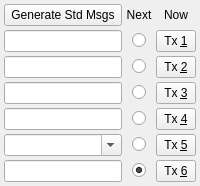
               <widget class="QWidget" name="tab">
                <attribute name="title">
                 <string>1</string>
                </attribute>
                <layout class="QGridLayout" name="gridLayout_7">
                 <property name="leftMargin">
                  <number>4</number>
                 </property>
                 <property name="topMargin">
                  <number>4</number>
                 </property>
                 <property name="rightMargin">
                  <number>4</number>
                 </property>
                 <property name="bottomMargin">
                  <number>4</number>
                 </property>
                 <property name="spacing">
                  <number>4</number>
                 </property>
                 <item row="0" column="0">
                  <layout class="QGridLayout" name="gridLayout_6">
                   <item row="6" column="1" alignment="Qt::AlignHCenter">
                    <widget class="QRadioButton" name="txrb6">
                     <property name="toolTip">
                      <string>Send this message in next Tx interval</string>
                     </property>
                     <property name="styleSheet">
                      <string notr="true"/>
                     </property>
                     <property name="text">
                      <string/>
                     </property>
                     <property name="shortcut">
                      <string>Ctrl+6</string>
                     </property>
                     <property name="checked">
                      <bool>true</bool>
                     </property>
                    </widget>
                   </item>
                   <item row="0" column="1">
                    <widget class="QLabel" name="label_5">
                     <property name="toolTip">
                      <string>Queue up the next Tx message</string>
                     </property>
                     <property name="text">
                      <string>Next</string>
                     </property>
                     <property name="alignment">
                      <set>Qt::AlignCenter</set>
                     </property>
                    </widget>
                   </item>
                   <item row="1" column="0">
                    <widget class="QLineEdit" name="tx1">
                     <property name="text">
                      <string/>
                     </property>
                    </widget>
                   </item>
                   <item row="4" column="1" alignment="Qt::AlignHCenter">
                    <widget class="DoubleClickableRadioButton" name="txrb4">
                     <property name="toolTip">
                      <string>&lt;html&gt;&lt;head/&gt;&lt;body&gt;&lt;p&gt;Send this message in next Tx interval&lt;/p&gt;&lt;p&gt;Double-click to toggle between RRR and RR73 messages in Tx4 (not allowed for type 2 compound call holders)&lt;/p&gt;&lt;p&gt;RR73 messages should only be used when you are reasonably confident that no message repetitions will be required&lt;/p&gt;&lt;/body&gt;&lt;/html&gt;</string>
                     </property>
                     <property name="accessibleDescription">
                      <string>Send this message in next Tx interval
Double-click to toggle between RRR and RR73 messages in Tx4 (not allowed for type 2 compound call holders)
RR73 messages should only be used when you are reasonably confident that no message repetitions will be required</string>
                     </property>
                     <property name="styleSheet">
                      <string notr="true"/>
                     </property>
                     <property name="text">
                      <string/>
                     </property>
                     <property name="shortcut">
                      <string>Ctrl+4</string>
                     </property>
                    </widget>
                   </item>
                   <item row="1" column="1" alignment="Qt::AlignHCenter">
                    <widget class="DoubleClickableRadioButton" name="txrb1">
                     <property name="toolTip">
                      <string>&lt;html&gt;&lt;head/&gt;&lt;body&gt;&lt;p&gt;Send this message in next Tx interval&lt;/p&gt;&lt;p&gt;Double click to toggle the use of the Tx1 message to start a QSO with a station (not allowed for type 1 compound call holders)&lt;/p&gt;&lt;/body&gt;&lt;/html&gt;</string>
                     </property>
                     <property name="accessibleDescription">
                      <string>Send this message in next Tx interval
Double click to toggle the use of the Tx1 message to start a QSO with a station (not allowed for type 1 compound call holders)</string>
                     </property>
                     <property name="styleSheet">
                      <string notr="true"/>
                     </property>
                     <property name="text">
                      <string/>
                     </property>
                     <property name="shortcut">
                      <string>Ctrl+1</string>
                     </property>
                    </widget>
                   </item>
                   <item row="6" column="0">
                    <widget class="QLineEdit" name="tx6">
                     <property name="text">
                      <string/>
                     </property>
                    </widget>
                   </item>
                   <item row="5" column="2">
                    <widget class="DoubleClickablePushButton" name="txb5">
                     <property name="maximumSize">
                      <size>
                       <width>50</width>
                       <height>16777215</height>
                      </size>
                     </property>
                     <property name="toolTip">
                      <string>&lt;html&gt;&lt;head/&gt;&lt;body&gt;&lt;p&gt;Switch to this Tx message NOW&lt;/p&gt;&lt;p&gt;Double-click to reset to the standard 73 message&lt;/p&gt;&lt;/body&gt;&lt;/html&gt;</string>
                     </property>
                     <property name="accessibleDescription">
                      <string>Switch to this Tx message NOW
Double-click to reset to the standard 73 message</string>
                     </property>
                     <property name="styleSheet">
                      <string notr="true">padding-left: 5%; padding-right: 5%; padding-top: 3%; padding-bottom: 3%</string>
                     </property>
                     <property name="text">
                      <string>Tx &amp;5</string>
                     </property>
                     <property name="shortcut">
                      <string>Alt+5</string>
                     </property>
                    </widget>
                   </item>
                   <item row="2" column="2">
                    <widget class="QPushButton" name="txb2">
                     <property name="maximumSize">
                      <size>
                       <width>50</width>
                       <height>16777215</height>
                      </size>
                     </property>
                     <property name="toolTip">
                      <string>Switch to this Tx message NOW</string>
                     </property>
                     <property name="styleSheet">
                      <string notr="true">padding-left: 5%; padding-right: 5%; padding-top: 3%; padding-bottom: 3%</string>
                     </property>
                     <property name="text">
                      <string>Tx &amp;2</string>
                     </property>
                     <property name="shortcut">
                      <string>Alt+2</string>
                     </property>
                    </widget>
                   </item>
                   <item row="2" column="0">
                    <widget class="QLineEdit" name="tx2"/>
                   </item>
                   <item row="0" column="2">
                    <widget class="QLabel" name="label_2">
                     <property name="toolTip">
                      <string>Switch to this Tx message NOW</string>
                     </property>
                     <property name="text">
                      <string>Now</string>
                     </property>
                     <property name="alignment">
                      <set>Qt::AlignCenter</set>
                     </property>
                    </widget>
                   </item>
                   <item row="2" column="1" alignment="Qt::AlignHCenter">
                    <widget class="QRadioButton" name="txrb2">
                     <property name="toolTip">
                      <string>Send this message in next Tx interval</string>
                     </property>
                     <property name="styleSheet">
                      <string notr="true"/>
                     </property>
                     <property name="text">
                      <string/>
                     </property>
                     <property name="shortcut">
                      <string>Ctrl+2</string>
                     </property>
                    </widget>
                   </item>
                   <item row="4" column="0">
                    <widget class="QLineEdit" name="tx4"/>
                   </item>
                   <item row="3" column="0">
                    <widget class="QLineEdit" name="tx3"/>
                   </item>
                   <item row="0" column="0">
                    <widget class="QPushButton" name="genStdMsgsPushButton">
                     <property name="toolTip">
                      <string>Generate standard messages for minimal QSO</string>
                     </property>
                     <property name="text">
                      <string>Generate Std Msgs</string>
                     </property>
                    </widget>
                   </item>
                   <item row="3" column="2">
                    <widget class="QPushButton" name="txb3">
                     <property name="maximumSize">
                      <size>
                       <width>50</width>
                       <height>16777215</height>
                      </size>
                     </property>
                     <property name="toolTip">
                      <string>Switch to this Tx message NOW</string>
                     </property>
                     <property name="styleSheet">
                      <string notr="true">padding-left: 5%; padding-right: 5%; padding-top: 3%; padding-bottom: 3%</string>
                     </property>
                     <property name="text">
                      <string>Tx &amp;3</string>
                     </property>
                     <property name="shortcut">
                      <string>Alt+3</string>
                     </property>
                    </widget>
                   </item>
                   <item row="4" column="2">
                    <widget class="DoubleClickablePushButton" name="txb4">
                     <property name="maximumSize">
                      <size>
                       <width>50</width>
                       <height>16777215</height>
                      </size>
                     </property>
                     <property name="toolTip">
                      <string>&lt;html&gt;&lt;head/&gt;&lt;body&gt;&lt;p&gt;Switch to this Tx message NOW&lt;/p&gt;&lt;p&gt;Double-click to toggle between RRR and RR73 messages in Tx4 (not allowed for type2 compound call holders)&lt;/p&gt;&lt;p&gt;RR73 messages should only be used when you are reasonably confident that no message repetitions will be required&lt;/p&gt;&lt;/body&gt;&lt;/html&gt;</string>
                     </property>
                     <property name="accessibleDescription">
                      <string>Switch to this Tx message NOW
Double-click to toggle between RRR and RR73 messages in Tx4 (not allowed for type2 compound call holders)
RR73 messages should only be used when you are reasonably confident that no message repetitions will be required</string>
                     </property>
                     <property name="styleSheet">
                      <string notr="true">padding-left: 5%; padding-right: 5%; padding-top: 3%; padding-bottom: 3%</string>
                     </property>
                     <property name="text">
                      <string>Tx &amp;4</string>
                     </property>
                     <property name="shortcut">
                      <string>Alt+4</string>
                     </property>
                    </widget>
                   </item>
                   <item row="1" column="2">
                    <widget class="DoubleClickablePushButton" name="txb1">
                     <property name="minimumSize">
                      <size>
                       <width>40</width>
                       <height>0</height>
                      </size>
                     </property>
                     <property name="maximumSize">
                      <size>
                       <width>50</width>
                       <height>16777215</height>
                      </size>
                     </property>
                     <property name="toolTip">
                      <string>&lt;html&gt;&lt;head/&gt;&lt;body&gt;&lt;p&gt;Switch to this Tx message NOW&lt;/p&gt;&lt;p&gt;Double click to toggle the use of the Tx1 message to start a QSO with a station (not allowed for type 1 compound call holders)&lt;/p&gt;&lt;/body&gt;&lt;/html&gt;</string>
                     </property>
                     <property name="accessibleDescription">
                      <string>Switch to this Tx message NOW
Double click to toggle the use of the Tx1 message to start a QSO with a station (not allowed for type 1 compound call holders)</string>
                     </property>
                     <property name="layoutDirection">
                      <enum>Qt::LeftToRight</enum>
                     </property>
                     <property name="styleSheet">
                      <string notr="true">padding-left: 5%; padding-right: 5%; padding-top: 3%; padding-bottom: 3%</string>
                     </property>
                     <property name="text">
                      <string>Tx &amp;1</string>
                     </property>
                     <property name="shortcut">
                      <string>Alt+1</string>
                     </property>
                    </widget>
                   </item>
                   <item row="6" column="2">
                    <widget class="QPushButton" name="txb6">
                     <property name="maximumSize">
                      <size>
                       <width>50</width>
                       <height>16777215</height>
                      </size>
                     </property>
                     <property name="toolTip">
                      <string>Switch to this Tx message NOW</string>
                     </property>
                     <property name="styleSheet">
                      <string notr="true">padding-left: 5%; padding-right: 5%; padding-top: 3%; padding-bottom: 3%</string>
                     </property>
                     <property name="text">
                      <string>Tx &amp;6</string>
                     </property>
                     <property name="shortcut">
                      <string>Alt+6</string>
                     </property>
                    </widget>
                   </item>
                   <item row="3" column="1" alignment="Qt::AlignHCenter">
                    <widget class="QRadioButton" name="txrb3">
                     <property name="toolTip">
                      <string>Send this message in next Tx interval</string>
                     </property>
                     <property name="styleSheet">
                      <string notr="true"/>
                     </property>
                     <property name="text">
                      <string/>
                     </property>
                     <property name="shortcut">
                      <string>Ctrl+3</string>
                     </property>
                    </widget>
                   </item>
                   <item row="5" column="0">
                    <widget class="QComboBox" name="tx5">
                     <property name="toolTip">
                      <string>Enter a free text message (maximum 13 characters)
or select a predefined macro from the dropdown list.
Press ENTER to add the current text to the predefined
list. The list can be maintained in Settings (F2).</string>
                     </property>
                     <property name="editable">
                      <bool>true</bool>
                     </property>
                     <property name="insertPolicy">
                      <enum>QComboBox::InsertAtBottom</enum>
                     </property>
                    </widget>
                   </item>
                   <item row="5" column="1" alignment="Qt::AlignHCenter">
                    <widget class="DoubleClickableRadioButton" name="txrb5">
                     <property name="toolTip">
                      <string>&lt;html&gt;&lt;head/&gt;&lt;body&gt;&lt;p&gt;Send this message in next Tx interval&lt;/p&gt;&lt;p&gt;Double-click to reset to the standard 73 message&lt;/p&gt;&lt;/body&gt;&lt;/html&gt;</string>
                     </property>
                     <property name="accessibleDescription">
                      <string>Send this message in next Tx interval
Double-click to reset to the standard 73 message</string>
                     </property>
                     <property name="styleSheet">
                      <string notr="true"/>
                     </property>
                     <property name="text">
                      <string/>
                     </property>
                     <property name="shortcut">
                      <string>Ctrl+5</string>
                     </property>
                    </widget>
                   </item>
                  </layout>
                 </item>
                </layout>
               </widget>
